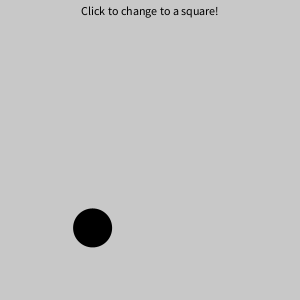
Frame 1 (no input)
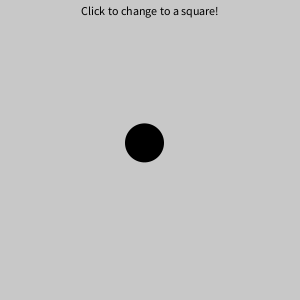
Frame 60 (the mouse pressed at the canvas centre just before this capture)
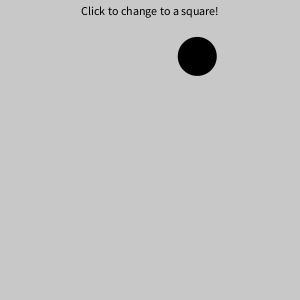
Frame 120 (the mouse held since frame 60 and released just before this capture)

The Processing sketch that drew these frames (run headless with seeded random() and noise(); from frame 60 on, the mouse is pressed at the canvas centre):

// Processing sketch: CircleClass
// ── CircleClass.pde
Shape circle;
Shape square;

float xPosition;
float yPosition;
float minSpeed = -3;
float maxSpeed = 3;
float xSpeed = random(minSpeed, maxSpeed);
float ySpeed = random(minSpeed, maxSpeed);
float minRadius = 20;
float maxRadius = 40;
float size = random(minRadius, maxRadius);

boolean switcher = true;

void setup() {
  size(300, 300);
  rectMode(CENTER);
  xPosition = random(size, width-size);
  yPosition = random(size, height-size);
  square = new Shape(xPosition, yPosition, xSpeed, ySpeed, size, size);
  circle = new Shape(xPosition, yPosition, xSpeed, ySpeed, size);
}

void draw() {
  background(200);
  circle.move();
  square.move();
  if (switcher) {
    circle.display();
    text("Click to change to a square!", width/2, height/20);
  } else if (!switcher) {
    square.display();
    text("Click to change to a circle!", width/2, height/20);
  }
}

void mouseClicked() {
  switcher = !switcher;
  /*if (switcher) {
    switcher = false;
  } else if (!switcher) {
    switcher = true;
  }*/
}

// ── Circle.pde
class Shape {
  float x, y, xSpeed, ySpeed;
  
  float radius, xSize, ySize;
  
  color rColor, gColor, bColor;
  
  Shape(float x, float y, float xSpeed, float ySpeed, float radius) {
    this.x = x;
    this.y = y;
    this.xSpeed = xSpeed;
    this.ySpeed = ySpeed;
    this.radius = radius;
  }
  
  Shape(float x, float y, float xSpeed, float ySpeed, float xSize, float ySize) {
    this.x = x;
    this.y = y;
    this.xSpeed = xSpeed;
    this.ySpeed = ySpeed;
    this.xSize = xSize;
    this.ySize = ySize;
  }

  void move() {
    x += xSpeed;
    if (x <= radius/2 || x >= width-radius/2 || x <= xSize/2 || x >= width-xSize/2) {
      xSpeed *= -1;
      changeColor(0, 255);
    }

    y += ySpeed;
    if (y <= radius/2 || y >= height-radius/2 || y <= ySize/2 || y >= width-ySize/2) {
      ySpeed *= -1;
      changeColor(0, 255);
    }
  }
  
  void changeColor(float min, float max){
    rColor = round(random(min, max));
    gColor = round(random(min, max/2));
    bColor = round(random(max/2, max));
  }

  void display() {
    textAlign(CENTER);
    noStroke();   
   
    fill(rColor, gColor, bColor);
    ellipse(x, y, radius, radius);
    rectMode(CENTER);
    rect(x, y, xSize,ySize);
  }
}
